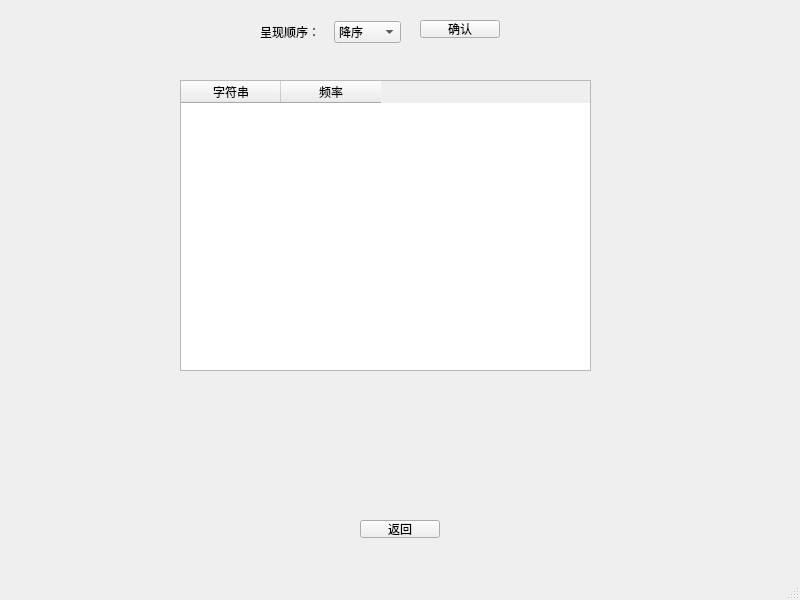
<?xml version="1.0" encoding="UTF-8"?>
<ui version="4.0">
 <class>tableWindow</class>
 <widget class="QMainWindow" name="tableWindow">
  <property name="geometry">
   <rect>
    <x>0</x>
    <y>0</y>
    <width>800</width>
    <height>600</height>
   </rect>
  </property>
  <property name="windowTitle">
   <string>MainWindow</string>
  </property>
  <widget class="QWidget" name="centralwidget">
   <widget class="QPushButton" name="quitButton">
    <property name="geometry">
     <rect>
      <x>360</x>
      <y>520</y>
      <width>80</width>
      <height>18</height>
     </rect>
    </property>
    <property name="text">
     <string>返回</string>
    </property>
   </widget>
   <widget class="QPushButton" name="enterButton">
    <property name="geometry">
     <rect>
      <x>420</x>
      <y>20</y>
      <width>80</width>
      <height>18</height>
     </rect>
    </property>
    <property name="text">
     <string>确认</string>
    </property>
   </widget>
   <widget class="QTableWidget" name="tableWidget">
    <property name="geometry">
     <rect>
      <x>180</x>
      <y>80</y>
      <width>411</width>
      <height>291</height>
     </rect>
    </property>
    <column>
     <property name="text">
      <string>字符串</string>
     </property>
    </column>
    <column>
     <property name="text">
      <string>频率</string>
     </property>
    </column>
   </widget>
   <widget class="QWidget" name="">
    <property name="geometry">
     <rect>
      <x>260</x>
      <y>20</y>
      <width>141</width>
      <height>24</height>
     </rect>
    </property>
    <layout class="QHBoxLayout" name="horizontalLayout">
     <item>
      <widget class="QLabel" name="label">
       <property name="text">
        <string>呈现顺序：</string>
       </property>
      </widget>
     </item>
     <item>
      <widget class="QComboBox" name="combobox">
       <item>
        <property name="text">
         <string>降序</string>
        </property>
       </item>
       <item>
        <property name="text">
         <string>升序</string>
        </property>
       </item>
      </widget>
     </item>
    </layout>
   </widget>
  </widget>
  <widget class="QMenuBar" name="menubar">
   <property name="geometry">
    <rect>
     <x>0</x>
     <y>0</y>
     <width>800</width>
     <height>17</height>
    </rect>
   </property>
  </widget>
  <widget class="QStatusBar" name="statusbar"/>
 </widget>
 <resources/>
 <connections/>
</ui>
